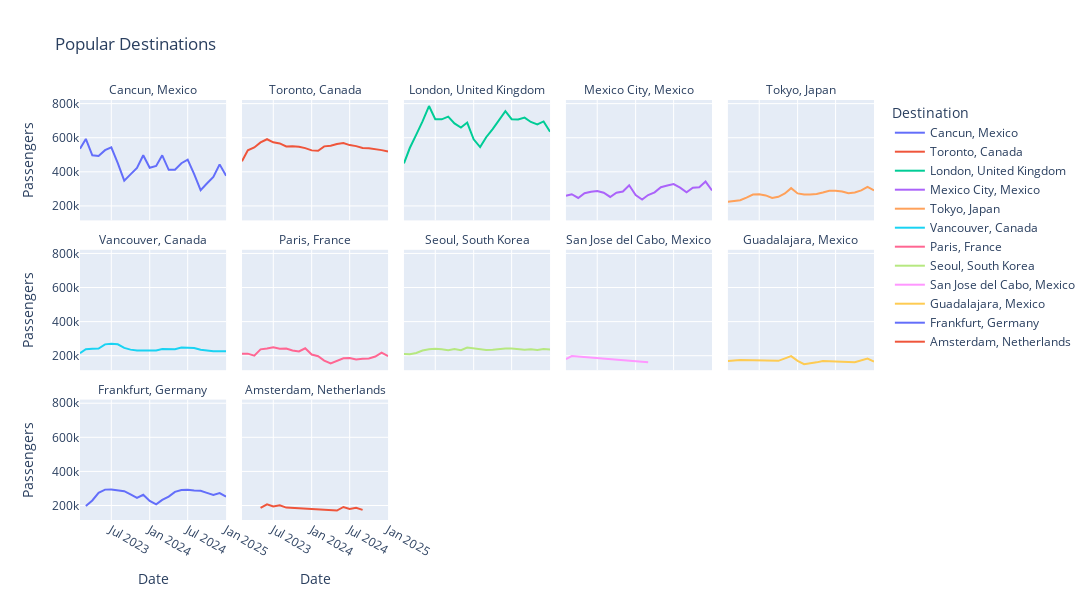

Here is the notebook cell this chart was saved with:
### Code cell
fig = px.line(
    df_top, x='Date', y='Passengers', color='Destination', facet_col='Destination',
    facet_col_wrap=5,
    # facet_row_spacing=0.07,
    height=600,
    width=2400,
    title='Popular Destinations'
              )
fig.for_each_annotation(lambda x: x.update(text=x.text.split('=')[-1]))
fig.show()

### Figure 1 — Plotly figure (JSON) as saved in the notebook; plotly's stock layout.template omitted (floating-point values rounded to 4 significant figures)
{"data": [{"hovertemplate": "Destination=Cancun, Mexico<br>Date=%{x}<br>Passengers=%{y}<extra></extra>", "legendgroup": "Cancun, Mexico", "line": {"color": "#636efa", "dash": "solid"}, "marker": {"symbol": "circle"}, "mode": "lines", "name": "Cancun, Mexico", "orientation": "v", "showlegend": true, "type": "scatter", "x": ["2023-02-01T00:00:00", "2023-03-01T00:00:00", "2023-04-01T00:00:00", "2023-05-01T00:00:00", "2023-06-01T00:00:00", "2023-07-01T00:00:00", "2023-08-01T00:00:00", "2023-09-01T00:00:00", "2023-10-01T00:00:00", "2023-11-01T00:00:00", "2023-12-01T00:00:00", "2024-01-01T00:00:00", "2024-02-01T00:00:00", "2024-03-01T00:00:00", "2024-04-01T00:00:00", "2024-05-01T00:00:00", "2024-06-01T00:00:00", "2024-07-01T00:00:00", "2024-08-01T00:00:00", "2024-09-01T00:00:00", "2024-10-01T00:00:00", "2024-11-01T00:00:00", "2024-12-01T00:00:00", "2025-01-01T00:00:00"], "xaxis": "x11", "y": [535100.0, 592600.0, 496900.0, 492400.0, 526800.0, 544100.0, 450400.0, 348100.0, 385200.0, 422600.0, 497400.0, 424100.0, 434600.0, 496600.0, 411500.0, 412600.0, 450200.0, 471100.0, 386200.0, 292900.0, 331400.0, 369900.0, 443600.0, 376700.0], "yaxis": "y11"}, {"hovertemplate": "Destination=Toronto, Canada<br>Date=%{x}<br>Passengers=%{y}<extra></extra>", "legendgroup": "Toronto, Canada", "line": {"color": "#EF553B", "dash": "solid"}, "marker": {"symbol": "circle"}, "mode": "lines", "name": "Toronto, Canada", "orientation": "v", "showlegend": true, "type": "scatter", "x": ["2023-02-01T00:00:00", "2023-03-01T00:00:00", "2023-04-01T00:00:00", "2023-05-01T00:00:00", "2023-06-01T00:00:00", "2023-07-01T00:00:00", "2023-08-01T00:00:00", "2023-09-01T00:00:00", "2023-10-01T00:00:00", "2023-11-01T00:00:00", "2023-12-01T00:00:00", "2024-01-01T00:00:00", "2024-02-01T00:00:00", "2024-03-01T00:00:00", "2024-04-01T00:00:00", "2024-05-01T00:00:00", "2024-06-01T00:00:00", "2024-07-01T00:00:00", "2024-08-01T00:00:00", "2024-09-01T00:00:00", "2024-10-01T00:00:00", "2024-11-01T00:00:00", "2024-12-01T00:00:00", "2025-01-01T00:00:00"], "xaxis": "x12", "y": [461700.0, 526000.0, 542900.0, 572100.0, 591100.0, 572900.0, 566400.0, 548500.0, 550600.0, 547400.0, 539200.0, 525700.0, 523700.0, 549400.0, 553300.0, 563200.0, 568500.0, 556800.0, 550600.0, 539400.0, 537600.0, 533500.0, 527300.0, 518700.0], "yaxis": "y12"}, {"hovertemplate": "Destination=London, United Kingdom<br>Date=%{x}<br>Passengers=%{y}<extra></extra>", "legendgroup": "London, United Kingdom", "line": {"color": "#00cc96", "dash": "solid"}, "marker": {"symbol": "circle"}, "mode": "lines", "name": "London, United Kingdom", "orientation": "v", "showlegend": true, "type": "scatter", "x": ["2023-02-01T00:00:00", "2023-03-01T00:00:00", "2023-04-01T00:00:00", "2023-05-01T00:00:00", "2023-06-01T00:00:00", "2023-07-01T00:00:00", "2023-08-01T00:00:00", "2023-09-01T00:00:00", "2023-10-01T00:00:00", "2023-11-01T00:00:00", "2023-12-01T00:00:00", "2024-01-01T00:00:00", "2024-02-01T00:00:00", "2024-03-01T00:00:00", "2024-04-01T00:00:00", "2024-05-01T00:00:00", "2024-06-01T00:00:00", "2024-07-01T00:00:00", "2024-08-01T00:00:00", "2024-09-01T00:00:00", "2024-10-01T00:00:00", "2024-11-01T00:00:00", "2024-12-01T00:00:00", "2025-01-01T00:00:00"], "xaxis": "x13", "y": [449400.0, 539600.0, 618300.0, 695700.0, 786000.0, 708900.0, 707700.0, 723800.0, 684000.0, 660100.0, 688900.0, 590800.0, 545200.0, 602900.0, 651000.0, 700400.0, 756000.0, 708500.0, 707100.0, 717700.0, 692400.0, 677900.0, 695500.0, 634500.0], "yaxis": "y13"}, {"hovertemplate": "Destination=Mexico City, Mexico<br>Date=%{x}<br>Passengers=%{y}<extra></extra>", "legendgroup": "Mexico City, Mexico", "line": {"color": "#ab63fa", "dash": "solid"}, "marker": {"symbol": "circle"}, "mode": "lines", "name": "Mexico City, Mexico", "orientation": "v", "showlegend": true, "type": "scatter", "x": ["2023-02-01T00:00:00", "2023-03-01T00:00:00", "2023-04-01T00:00:00", "2023-05-01T00:00:00", "2023-06-01T00:00:00", "2023-07-01T00:00:00", "2023-08-01T00:00:00", "2023-09-01T00:00:00", "2023-10-01T00:00:00", "2023-11-01T00:00:00", "2023-12-01T00:00:00", "2024-01-01T00:00:00", "2024-02-01T00:00:00", "2024-03-01T00:00:00", "2024-04-01T00:00:00", "2024-05-01T00:00:00", "2024-06-01T00:00:00", "2024-07-01T00:00:00", "2024-08-01T00:00:00", "2024-09-01T00:00:00", "2024-10-01T00:00:00", "2024-11-01T00:00:00", "2024-12-01T00:00:00", "2025-01-01T00:00:00"], "xaxis": "x14", "y": [259700.0, 268500.0, 246600.0, 274700.0, 283300.0, 287400.0, 277000.0, 252400.0, 277600.0, 284200.0, 320900.0, 263600.0, 237800.0, 263900.0, 279600.0, 309700.0, 319500.0, 328200.0, 307200.0, 280200.0, 307000.0, 308900.0, 342600.0, 290500.0], "yaxis": "y14"}, {"hovertemplate": "Destination=Tokyo, Japan<br>Date=%{x}<br>Passengers=%{y}<extra></extra>", "legendgroup": "Tokyo, Japan", "line": {"color": "#FFA15A", "dash": "solid"}, "marker": {"symbol": "circle"}, "mode": "lines", "name": "Tokyo, Japan", "orientation": "v", "showlegend": true, "type": "scatter", "x": ["2023-02-01T00:00:00", "2023-03-01T00:00:00", "2023-04-01T00:00:00", "2023-05-01T00:00:00", "2023-06-01T00:00:00", "2023-07-01T00:00:00", "2023-08-01T00:00:00", "2023-09-01T00:00:00", "2023-10-01T00:00:00", "2023-11-01T00:00:00", "2023-12-01T00:00:00", "2024-01-01T00:00:00", "2024-02-01T00:00:00", "2024-03-01T00:00:00", "2024-04-01T00:00:00", "2024-05-01T00:00:00", "2024-06-01T00:00:00", "2024-07-01T00:00:00", "2024-08-01T00:00:00", "2024-09-01T00:00:00", "2024-10-01T00:00:00", "2024-11-01T00:00:00", "2024-12-01T00:00:00", "2025-01-01T00:00:00"], "xaxis": "x15", "y": [224200.0, 227600.0, 233300.0, 248500.0, 266300.0, 268000.0, 261700.0, 246300.0, 253300.0, 272700.0, 304300.0, 273300.0, 267100.0, 267500.0, 269700.0, 278500.0, 289200.0, 289500.0, 284800.0, 274100.0, 278300.0, 290800.0, 311300.0, 290700.0], "yaxis": "y15"}, {"hovertemplate": "Destination=Vancouver, Canada<br>Date=%{x}<br>Passengers=%{y}<extra></extra>", "legendgroup": "Vancouver, Canada", "line": {"color": "#19d3f3", "dash": "solid"}, "marker": {"symbol": "circle"}, "mode": "lines", "name": "Vancouver, Canada", "orientation": "v", "showlegend": true, "type": "scatter", "x": ["2023-02-01T00:00:00", "2023-03-01T00:00:00", "2023-04-01T00:00:00", "2023-05-01T00:00:00", "2023-06-01T00:00:00", "2023-07-01T00:00:00", "2023-08-01T00:00:00", "2023-09-01T00:00:00", "2023-10-01T00:00:00", "2023-11-01T00:00:00", "2023-12-01T00:00:00", "2024-01-01T00:00:00", "2024-02-01T00:00:00", "2024-03-01T00:00:00", "2024-04-01T00:00:00", "2024-05-01T00:00:00", "2024-06-01T00:00:00", "2024-07-01T00:00:00", "2024-08-01T00:00:00", "2024-09-01T00:00:00", "2024-10-01T00:00:00", "2024-11-01T00:00:00", "2024-12-01T00:00:00", "2025-01-01T00:00:00"], "xaxis": "x6", "y": [214900.0, 237900.0, 240400.0, 242400.0, 266500.0, 270000.0, 266900.0, 245600.0, 235600.0, 230300.0, 231100.0, 231200.0, 230800.0, 239200.0, 238700.0, 238200.0, 247600.0, 248000.0, 245600.0, 235200.0, 229900.0, 226800.0, 226500.0, 225900.0], "yaxis": "y6"}, {"hovertemplate": "Destination=Paris, France<br>Date=%{x}<br>Passengers=%{y}<extra></extra>", "legendgroup": "Paris, France", "line": {"color": "#FF6692", "dash": "solid"}, "marker": {"symbol": "circle"}, "mode": "lines", "name": "Paris, France", "orientation": "v", "showlegend": true, "type": "scatter", "x": ["2023-02-01T00:00:00", "2023-03-01T00:00:00", "2023-04-01T00:00:00", "2023-05-01T00:00:00", "2023-06-01T00:00:00", "2023-07-01T00:00:00", "2023-08-01T00:00:00", "2023-09-01T00:00:00", "2023-10-01T00:00:00", "2023-11-01T00:00:00", "2023-12-01T00:00:00", "2024-01-01T00:00:00", "2024-02-01T00:00:00", "2024-03-01T00:00:00", "2024-04-01T00:00:00", "2024-06-01T00:00:00", "2024-07-01T00:00:00", "2024-08-01T00:00:00", "2024-09-01T00:00:00", "2024-10-01T00:00:00", "2024-11-01T00:00:00", "2024-12-01T00:00:00", "2025-01-01T00:00:00"], "xaxis": "x7", "y": [211200.0, 212100.0, 200600.0, 237200.0, 242500.0, 249600.0, 241200.0, 242500.0, 230400.0, 225000.0, 243500.0, 207100.0, 197200.0, 171400.0, 154100.0, 184800.0, 186500.0, 178400.0, 181600.0, 183700.0, 195200.0, 217800.0, 197700.0], "yaxis": "y7"}, {"hovertemplate": "Destination=Seoul, South Korea<br>Date=%{x}<br>Passengers=%{y}<extra></extra>", "legendgroup": "Seoul, South Korea", "line": {"color": "#B6E880", "dash": "solid"}, "marker": {"symbol": "circle"}, "mode": "lines", "name": "Seoul, South Korea", "orientation": "v", "showlegend": true, "type": "scatter", "x": ["2023-02-01T00:00:00", "2023-03-01T00:00:00", "2023-04-01T00:00:00", "2023-05-01T00:00:00", "2023-06-01T00:00:00", "2023-07-01T00:00:00", "2023-08-01T00:00:00", "2023-09-01T00:00:00", "2023-10-01T00:00:00", "2023-11-01T00:00:00", "2023-12-01T00:00:00", "2024-01-01T00:00:00", "2024-02-01T00:00:00", "2024-03-01T00:00:00", "2024-04-01T00:00:00", "2024-05-01T00:00:00", "2024-06-01T00:00:00", "2024-07-01T00:00:00", "2024-08-01T00:00:00", "2024-09-01T00:00:00", "2024-10-01T00:00:00", "2024-11-01T00:00:00", "2024-12-01T00:00:00", "2025-01-01T00:00:00"], "xaxis": "x8", "y": [209800.0, 208600.0, 216300.0, 230100.0, 238400.0, 241200.0, 237800.0, 232000.0, 239200.0, 232300.0, 247400.0, 242900.0, 235400.0, 232900.0, 234700.0, 239300.0, 241700.0, 241600.0, 238900.0, 235100.0, 237400.0, 233400.0, 239500.0, 236700.0], "yaxis": "y8"}, {"hovertemplate": "Destination=San Jose del Cabo, Mexico<br>Date=%{x}<br>Passengers=%{y}<extra></extra>", "legendgroup": "San Jose del Cabo, Mexico", "line": {"color": "#FF97FF", "dash": "solid"}, "marker": {"symbol": "circle"}, "mode": "lines", "name": "San Jose del Cabo, Mexico", "orientation": "v", "showlegend": true, "type": "scatter", "x": ["2023-02-01T00:00:00", "2023-03-01T00:00:00", "2024-03-01T00:00:00"], "xaxis": "x9", "y": [179900.0, 197700.0, 161900.0], "yaxis": "y9"}, {"hovertemplate": "Destination=Guadalajara, Mexico<br>Date=%{x}<br>Passengers=%{y}<extra></extra>", "legendgroup": "Guadalajara, Mexico", "line": {"color": "#FECB52", "dash": "solid"}, "marker": {"symbol": "circle"}, "mode": "lines", "name": "Guadalajara, Mexico", "orientation": "v", "showlegend": true, "type": "scatter", "x": ["2023-02-01T00:00:00", "2023-04-01T00:00:00", "2023-10-01T00:00:00", "2023-11-01T00:00:00", "2023-12-01T00:00:00", "2024-01-01T00:00:00", "2024-02-01T00:00:00", "2024-04-01T00:00:00", "2024-05-01T00:00:00", "2024-10-01T00:00:00", "2024-11-01T00:00:00", "2024-12-01T00:00:00", "2025-01-01T00:00:00"], "xaxis": "x10", "y": [169600.0, 174100.0, 169900.0, 181700.0, 197200.0, 169600.0, 150300.0, 160900.0, 169200.0, 161900.0, 173500.0, 183400.0, 166100.0], "yaxis": "y10"}, {"hovertemplate": "Destination=Frankfurt, Germany<br>Date=%{x}<br>Passengers=%{y}<extra></extra>", "legendgroup": "Frankfurt, Germany", "line": {"color": "#636efa", "dash": "solid"}, "marker": {"symbol": "circle"}, "mode": "lines", "name": "Frankfurt, Germany", "orientation": "v", "showlegend": true, "type": "scatter", "x": ["2023-03-01T00:00:00", "2023-04-01T00:00:00", "2023-05-01T00:00:00", "2023-06-01T00:00:00", "2023-07-01T00:00:00", "2023-08-01T00:00:00", "2023-09-01T00:00:00", "2023-10-01T00:00:00", "2023-11-01T00:00:00", "2023-12-01T00:00:00", "2024-01-01T00:00:00", "2024-02-01T00:00:00", "2024-03-01T00:00:00", "2024-04-01T00:00:00", "2024-05-01T00:00:00", "2024-06-01T00:00:00", "2024-07-01T00:00:00", "2024-08-01T00:00:00", "2024-09-01T00:00:00", "2024-10-01T00:00:00", "2024-11-01T00:00:00", "2024-12-01T00:00:00", "2025-01-01T00:00:00"], "xaxis": "x", "y": [197200.0, 229600.0, 274800.0, 293200.0, 294000.0, 288800.0, 284300.0, 264800.0, 244700.0, 263100.0, 226700.0, 206500.0, 233200.0, 252300.0, 280100.0, 290700.0, 291800.0, 288300.0, 286100.0, 274000.0, 262400.0, 273100.0, 251600.0], "yaxis": "y"}, {"hovertemplate": "Destination=Amsterdam, Netherlands<br>Date=%{x}<br>Passengers=%{y}<extra></extra>", "legendgroup": "Amsterdam, Netherlands", "line": {"color": "#EF553B", "dash": "solid"}, "marker": {"symbol": "circle"}, "mode": "lines", "name": "Amsterdam, Netherlands", "orientation": "v", "showlegend": true, "type": "scatter", "x": ["2023-05-01T00:00:00", "2023-06-01T00:00:00", "2023-07-01T00:00:00", "2023-08-01T00:00:00", "2023-09-01T00:00:00", "2024-05-01T00:00:00", "2024-06-01T00:00:00", "2024-07-01T00:00:00", "2024-08-01T00:00:00", "2024-09-01T00:00:00"], "xaxis": "x2", "y": [186100.0, 207000.0, 194100.0, 200800.0, 187500.0, 170200.0, 191300.0, 179700.0, 186700.0, 174500.0], "yaxis": "y2"}], "layout": {"annotations": [{"font": {}, "showarrow": false, "text": "Frankfurt, Germany", "x": 0.092, "xanchor": "center", "xref": "paper", "y": 0.2867, "yanchor": "bottom", "yref": "paper"}, {"font": {}, "showarrow": false, "text": "Amsterdam, Netherlands", "x": 0.296, "xanchor": "center", "xref": "paper", "y": 0.2867, "yanchor": "bottom", "yref": "paper"}, {"font": {}, "showarrow": false, "text": "Vancouver, Canada", "x": 0.092, "xanchor": "center", "xref": "paper", "y": 0.6433, "yanchor": "bottom", "yref": "paper"}, {"font": {}, "showarrow": false, "text": "Paris, France", "x": 0.296, "xanchor": "center", "xref": "paper", "y": 0.6433, "yanchor": "bottom", "yref": "paper"}, {"font": {}, "showarrow": false, "text": "Seoul, South Korea", "x": 0.5, "xanchor": "center", "xref": "paper", "y": 0.6433, "yanchor": "bottom", "yref": "paper"}, {"font": {}, "showarrow": false, "text": "San Jose del Cabo, Mexico", "x": 0.704, "xanchor": "center", "xref": "paper", "y": 0.6433, "yanchor": "bottom", "yref": "paper"}, {"font": {}, "showarrow": false, "text": "Guadalajara, Mexico", "x": 0.908, "xanchor": "center", "xref": "paper", "y": 0.6433, "yanchor": "bottom", "yref": "paper"}, {"font": {}, "showarrow": false, "text": "Cancun, Mexico", "x": 0.092, "xanchor": "center", "xref": "paper", "y": 1.0, "yanchor": "bottom", "yref": "paper"}, {"font": {}, "showarrow": false, "text": "Toronto, Canada", "x": 0.296, "xanchor": "center", "xref": "paper", "y": 1.0, "yanchor": "bottom", "yref": "paper"}, {"font": {}, "showarrow": false, "text": "London, United Kingdom", "x": 0.5, "xanchor": "center", "xref": "paper", "y": 1.0, "yanchor": "bottom", "yref": "paper"}, {"font": {}, "showarrow": false, "text": "Mexico City, Mexico", "x": 0.704, "xanchor": "center", "xref": "paper", "y": 1.0, "yanchor": "bottom", "yref": "paper"}, {"font": {}, "showarrow": false, "text": "Tokyo, Japan", "x": 0.908, "xanchor": "center", "xref": "paper", "y": 1.0, "yanchor": "bottom", "yref": "paper"}], "height": 600, "legend": {"title": {"text": "Destination"}, "tracegroupgap": 0}, "title": {"text": "Popular Destinations"}, "width": 2400, "xaxis": {"anchor": "y", "domain": [0, 0.184], "title": {"text": "Date"}}, "xaxis10": {"anchor": "y10", "domain": [0.816, 1], "matches": "x", "showticklabels": false}, "xaxis11": {"anchor": "y11", "domain": [0, 0.184], "matches": "x", "showticklabels": false}, "xaxis12": {"anchor": "y12", "domain": [0.204, 0.388], "matches": "x", "showticklabels": false}, "xaxis13": {"anchor": "y13", "domain": [0.408, 0.592], "matches": "x", "showticklabels": false}, "xaxis14": {"anchor": "y14", "domain": [0.612, 0.796], "matches": "x", "showticklabels": false}, "xaxis15": {"anchor": "y15", "domain": [0.816, 1], "matches": "x", "showticklabels": false}, "xaxis2": {"anchor": "y2", "domain": [0.204, 0.388], "matches": "x", "title": {"text": "Date"}}, "xaxis3": {"anchor": "y3", "domain": [0.408, 0.592], "matches": "x", "title": {"text": "Date"}}, "xaxis4": {"anchor": "y4", "domain": [0.612, 0.796], "matches": "x", "title": {"text": "Date"}}, "xaxis5": {"anchor": "y5", "domain": [0.816, 1], "matches": "x", "title": {"text": "Date"}}, "xaxis6": {"anchor": "y6", "domain": [0, 0.184], "matches": "x", "showticklabels": false}, "xaxis7": {"anchor": "y7", "domain": [0.204, 0.388], "matches": "x", "showticklabels": false}, "xaxis8": {"anchor": "y8", "domain": [0.408, 0.592], "matches": "x", "showticklabels": false}, "xaxis9": {"anchor": "y9", "domain": [0.612, 0.796], "matches": "x", "showticklabels": false}, "yaxis": {"anchor": "x", "domain": [0, 0.2867], "title": {"text": "Passengers"}}, "yaxis10": {"anchor": "x10", "domain": [0.3567, 0.6433], "matches": "y", "showticklabels": false}, "yaxis11": {"anchor": "x11", "domain": [0.7133, 1.0], "matches": "y", "title": {"text": "Passengers"}}, "yaxis12": {"anchor": "x12", "domain": [0.7133, 1.0], "matches": "y", "showticklabels": false}, "yaxis13": {"anchor": "x13", "domain": [0.7133, 1.0], "matches": "y", "showticklabels": false}, "yaxis14": {"anchor": "x14", "domain": [0.7133, 1.0], "matches": "y", "showticklabels": false}, "yaxis15": {"anchor": "x15", "domain": [0.7133, 1.0], "matches": "y", "showticklabels": false}, "yaxis2": {"anchor": "x2", "domain": [0, 0.2867], "matches": "y", "showticklabels": false}, "yaxis3": {"anchor": "x3", "domain": [0, 0.2867], "matches": "y", "showticklabels": false}, "yaxis4": {"anchor": "x4", "domain": [0, 0.2867], "matches": "y", "showticklabels": false}, "yaxis5": {"anchor": "x5", "domain": [0, 0.2867], "matches": "y", "showticklabels": false}, "yaxis6": {"anchor": "x6", "domain": [0.3567, 0.6433], "matches": "y", "title": {"text": "Passengers"}}, "yaxis7": {"anchor": "x7", "domain": [0.3567, 0.6433], "matches": "y", "showticklabels": false}, "yaxis8": {"anchor": "x8", "domain": [0.3567, 0.6433], "matches": "y", "showticklabels": false}, "yaxis9": {"anchor": "x9", "domain": [0.3567, 0.6433], "matches": "y", "showticklabels": false}}}
